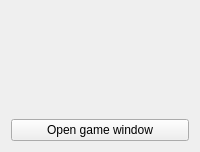
          <widget class="QWidget" name="www_game_display_tab">
           <attribute name="title">
            <string>What-Where-When</string>
           </attribute>
           <layout class="QVBoxLayout" name="www_game_display_tab_vertical_layout">
            <item>
             <widget class="QWidget" name="main_window_www_game_widget" native="true">
              <property name="sizePolicy">
               <sizepolicy hsizetype="Preferred" vsizetype="Expanding">
                <horstretch>0</horstretch>
                <verstretch>0</verstretch>
               </sizepolicy>
              </property>
              <layout class="QVBoxLayout" name="main_window_www_game_info_widget_vertical_layout">
               <item>
                <widget class="QWidget" name="main_window_www_game_info_widget" native="true">
                 <property name="sizePolicy">
                  <sizepolicy hsizetype="Preferred" vsizetype="Preferred">
                   <horstretch>0</horstretch>
                   <verstretch>20</verstretch>
                  </sizepolicy>
                 </property>
                 <layout class="QVBoxLayout" name="verticalLayout_8">
                  <item>
                   <widget class="QLabel" name="main_window_www_game_info_label">
                    <property name="font">
                     <font>
                      <pointsize>14</pointsize>
                      <bold>true</bold>
                     </font>
                    </property>
                    <property name="text">
                     <string/>
                    </property>
                    <property name="alignment">
                     <set>Qt::AlignCenter</set>
                    </property>
                   </widget>
                  </item>
                 </layout>
                </widget>
               </item>
               <item>
                <widget class="QWidget" name="main_window_www_timer_widget" native="true">
                 <property name="sizePolicy">
                  <sizepolicy hsizetype="Preferred" vsizetype="Preferred">
                   <horstretch>0</horstretch>
                   <verstretch>80</verstretch>
                  </sizepolicy>
                 </property>
                 <layout class="QVBoxLayout" name="main_window_www_timer_widget_vertical_layout"/>
                </widget>
               </item>
              </layout>
             </widget>
            </item>
            <item>
             <spacer name="www_tab_horizontal_spacer">
              <property name="orientation">
               <enum>Qt::Horizontal</enum>
              </property>
              <property name="sizeHint" stdset="0">
               <size>
                <width>40</width>
                <height>20</height>
               </size>
              </property>
             </spacer>
            </item>
            <item>
             <widget class="QPushButton" name="open_www_window_button">
              <property name="sizePolicy">
               <sizepolicy hsizetype="Preferred" vsizetype="Minimum">
                <horstretch>0</horstretch>
                <verstretch>0</verstretch>
               </sizepolicy>
              </property>
              <property name="text">
               <string>Open game window</string>
              </property>
             </widget>
            </item>
           </layout>
          </widget>
